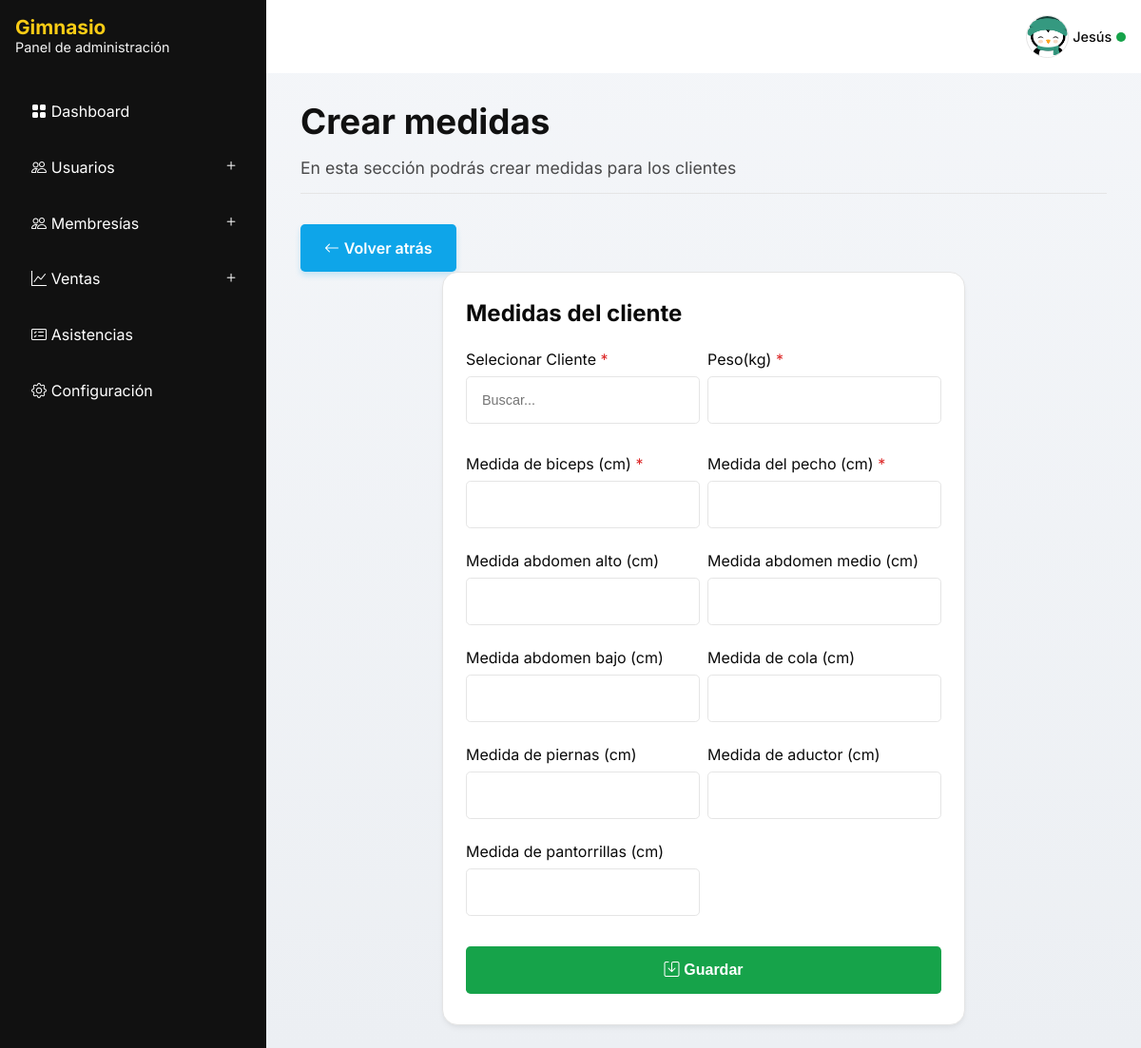
The page /accounts/body-measurement/add/ (signed in) on the database its author committed.
### apps/management/models.py (models this page shows, shortened)
class AppSettings(models.Model):
    app_name = models.CharField(max_length=100, default="Gimnasio")
    app_description = models.CharField(max_length=200, default="Panel de administración")
    app_image = models.ImageField(upload_to="management/images/", null=True, blank=True)
    app_logo = models.ImageField(upload_to="management/images/", null=True, blank=True)
    elements_per_section = models.PositiveIntegerField(default=10)
    @classmethod
    def load(cls):
        instance, _ = cls.objects.get_or_create(pk=1)
        return instance

### apps/accounts/models/member.py (models this page shows, shortened)
class Member(AbstractBaseUser):
    class Meta:
        verbose_name = 'Usuario'
        verbose_name_plural = 'Usuarios'
    class BaseRoles(models.TextChoices):
        CUSTOMER = 'Cliente','Cliente'
        ADMINISTRATOR = 'Administrador','Administrador'
        SECRETARY = 'Secretario(a)','Secretario(a)'
    class DocumentTypes(models.TextChoices):
        CC = 'CC', 'Cédula de Ciudadanía'
        TI = 'TI', 'Tarjeta de Identidad'
        CE = 'CE', 'Cédula de Extranjería'
        NIT = 'NIT', 'Número de Identificación Tributaria'
        PP = 'PP', 'Pasaporte'
        RC = 'RC', 'Registro Civil'
        PPT = 'PPT', 'Permiso por Protección Temporal'
    objects = BaseMemberManager()
    first_name = models.CharField(max_length=100)
    last_name = models.CharField(max_length=100, blank=True, null=True)
    phone_number = models.CharField(max_length=10, unique=True, db_index=True)
    email = models.EmailField(unique=True, db_index=True)
    role = models.CharField(max_length=13, choices=BaseRoles.choices, default=BaseRoles.CUSTOMER)
    photo = models.ImageField(upload_to='members/images', blank=True, null=True)
    document_type = models.CharField(max_length=100, choices=DocumentTypes.choices, default=DocumentTypes.CC)
    document_number = models.PositiveIntegerField(unique=True, db_index=True)
    is_active = models.BooleanField(default=True)
    is_staff = models.BooleanField(default=False)
    is_superuser = models.BooleanField(default=False)
    created_at = models.DateTimeField(auto_now_add=True)
    updated_at = models.DateTimeField(auto_now=True)
    birthday = models.DateField(blank=True, null=True)
    USERNAME_FIELD = 'email'
    REQUIRED_FIELDS = ['first_name', 'phone_number','document_type','document_number']
    @property
    def full_name(self):
        return f'{self.first_name} {self.last_name if self.last_name else ""}'
    def __str__(self):
        return f'{self.full_name} - {self.phone_number}'

### apps/accounts/views/body_measurement.py (the view)
# urls.py: path('body-measurement/add/', views.BodyMeasurementCreateView.as_view(), name='body-measurement-add'),
@method_decorator(role_required([Client.BaseRoles.ADMINISTRATOR, Client.BaseRoles.SECRETARY]), name='dispatch')
class BodyMeasurementCreateView(CreateView):
    model = BodyMeasurement
    form_class = BodyMeasurementForm
    success_url = reverse_lazy('accounts:body-measurement')
    template_name = 'body_measurement/create.html'
    def get_context_data(self, **kwargs):
        context = super().get_context_data(**kwargs)
        context['title'] = 'Crear medidas'
        context['subtitle'] = 'En esta sección podrás crear medidas para los clientes'
        context['back_url'] = reverse('accounts:body-measurement')
        return context

### apps/accounts/forms/body_measurement.py
class BodyMeasurementForm(forms.ModelForm):
    class Meta:
        model = BodyMeasurement
        fields = '__all__'
        labels = {
            'client':'Selecionar Cliente',
            'weight':'Peso(kg)',
            'biceps':'Medida de biceps (cm)',
            'chest':'Medida del pecho (cm)',
            'high_abdomen':'Medida abdomen alto (cm)',
            'mid_abdomen':'Medida abdomen medio (cm)',
            'lower_abdomen':'Medida abdomen bajo (cm)',
            'tail':'Medida de cola (cm)',
            'leg':'Medida de piernas (cm)',
            'adductor':'Medida de aductor (cm)',
            'calf':'Medida de pantorrillas (cm)',
        }
        widgets = {
            'client': DatalistSelect(queryset=Client.objects.all()),
        }

### apps/core/widgets/datalist_select.py (called while the page is built)
    def get_context(self, name, value, attrs):
        context = super().get_context(name, value, attrs)
        context['queryset'] = self.queryset
        selected = None
        if value:
            try:
                selected = self.queryset.get(id=value)
            except self.queryset.model.DoesNotExist:
                pass
        context["selected"] = selected
        return context

### apps/management/context_processors.py (called while the page is built)
def management_processor(request):
    return {
        'app_settings': AppSettings.load(),
    }

### apps/accounts/templates/body_measurement/create.html (shortened to what this page needs)
{% extends 'admin-panel.html' %}
{% block content %}
    <header class="heading">
        <div class="heading__content">
            <h2 class="title">{{ title }}</h2>
            <p class="subtitle">{{ subtitle }}</p>
        </div>
    </header>
    <a class="button button--main" href="{{ back_url }}">
        <i class="bi bi-arrow-left"></i>
        <span>Volver atrás</span>
    </a>
    <form method="POST" class="card form">
        <h4 class="card__value">Medidas del cliente</h4>
        <div class="form__group form__group--grid">
            {% for field in form %}
                <div class="form__group">
                    <label
                            class="form__label"
                            for="{{ field.id_for_label }}"
                            {% if field.field.required %}
                            data-required="True"
                            {% endif %}
                    >
                        {{ field.label }}</label>
                    {{ field }}
                </div>
            {% endfor %}
        </div>
        <div class="form__group">
            <button type="submit" class="button button--success">
                <i class="bi bi-save"></i>
                <span>Guardar</span>
            </button>
        </div>
    </form>
{% endblock %}

### templates/admin-panel.html (shortened to what this page needs)
{% load static %}
<!DOCTYPE html>
<html lang="es">
<head>
    {% include 'components/app_head.html' %}
</head>
<body>
    <div class="root" id="root">
        <aside class="navbar">
            {% include 'components/app_brand.html' with show_description=True %}
            <nav class="menu">
                <a class="menu__link" href="{% url 'management:dashboard' %}">
                    <i class="bi bi-grid-fill"></i>
                    <span>Dashboard</span>
                </a>
                <div class="menu__dropdown">
                    <p class="menu__dropdown__header">
                        <i class="bi bi-people"></i>
                        <span>Usuarios</span>
                        <button type="button" class="toggle__dropdown">
                            <i class="bi bi-plus"></i>
                        </button>
                    </p>
                </div>
                <div class="menu__dropdown">
                    <p class="menu__dropdown__header">
                        <i class="bi bi-people"></i>
                        <span>Membresías</span>
                        <button type="button" class="toggle__dropdown">
                            <i class="bi bi-plus"></i>
                        </button>
                    </p>
                </div>
                <div class="menu__dropdown">
                    <p class="menu__dropdown__header">
                        <i class="bi bi-graph-up"></i>
                        <span>Ventas</span>
                        <button type="button" class="toggle__dropdown">
                            <i class="bi bi-plus"></i>
                        </button>
                    </p>
                </div>
                <a
                        class="menu__link"
                        href="{% url 'attendances:attendances' %}"
                >
                    <i class="bi bi-card-checklist"></i>
                    <span>Asistencias</span>
                </a>
                {% if user.role == 'Administrador' %}
                <a
                    class="menu__link"
                    href="{% url 'management:app-settings' %}"
                >
                    <i class="bi bi-gear"></i>
                    <span>Configuración</span>
                </a>
                {% endif %}
            </nav>
        </aside>
        <main class="container">
            <header class="header">
                {% if user.is_authenticated %}
                <div class="profile">
                    <img
                        class="profile__img"
                        src="{% if user.photo %}{{ user.photo.url }}{% else %}{% static 'images/avatar.png' %}{% endif %}"
                        alt="Avatar"
                    />
                    <div class="profile__name">{{ user.first_name }}</div>
                    <span class="profile__status"></span>
                </div>
                {% endif %}
            </header>
            <div class="content">
                {% block content %}
                {% endblock content %}
            </div>
        </main>
    </div>
</body>
</html>

### templates/components/app_brand.html (shortened to what this page needs)
{% load static %}
<div class="brand">
<div class="brand__content">
    <h1 class="brand__name">{{ app_settings.app_name }}</h1>
    {% if show_description %}
    <p class="brand__description">{{ app_settings.app_description }}</p>
    {% endif %}
</div>
</div>

### rows shown on the page
AppSettings: app_name "Gimnasio", app_description "Panel de administración"
Member: first_name "Jesús"

### other values the page prints
{{ title }} "Crear medidas"
{{ subtitle }} "En esta sección podrás crear medidas para los clientes"
{{ field.label }} "Selecionar Cliente" "Peso(kg)" "Medida de biceps (cm)" "Medida del pecho (cm)" "Medida abdomen alto (cm)" "Medida abdomen medio (cm)" "Medida abdomen bajo (cm)" "Medida de cola (cm)" "Medida de piernas (cm)" "Medida de aductor (cm)" "Medida de pantorrillas (cm)"
